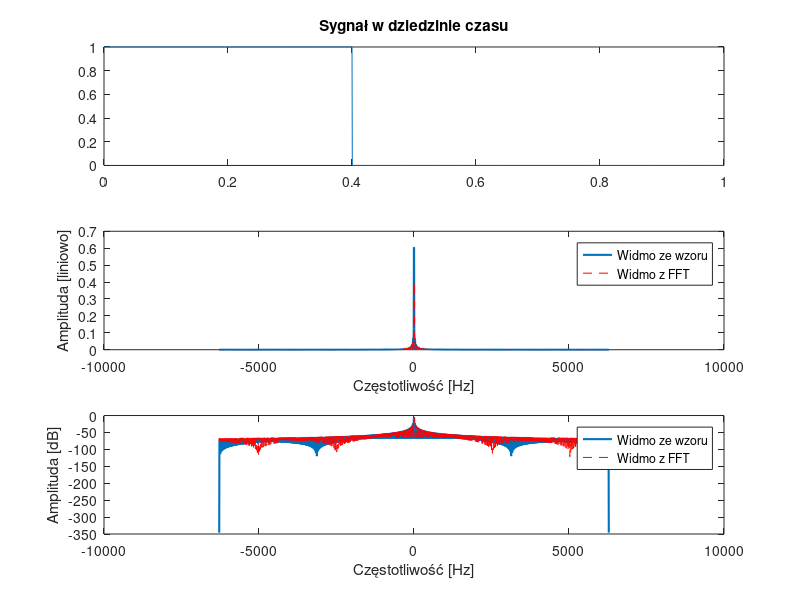
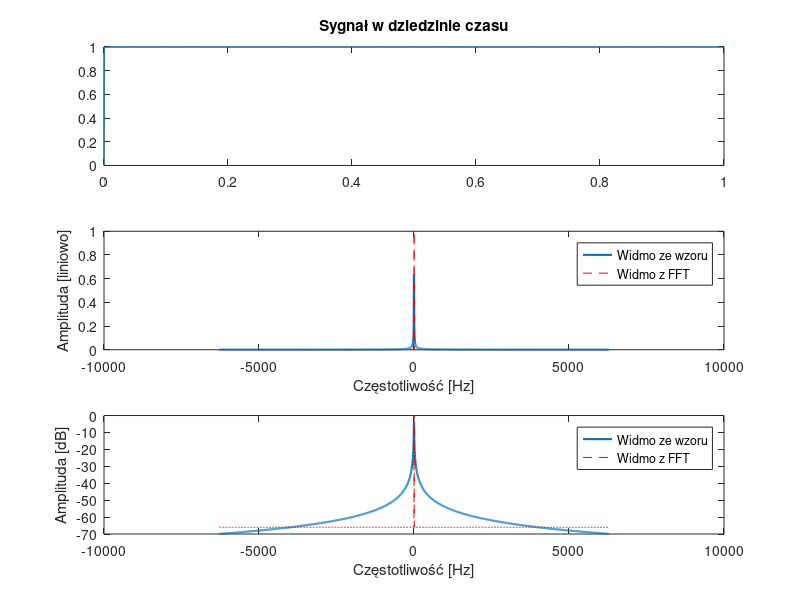
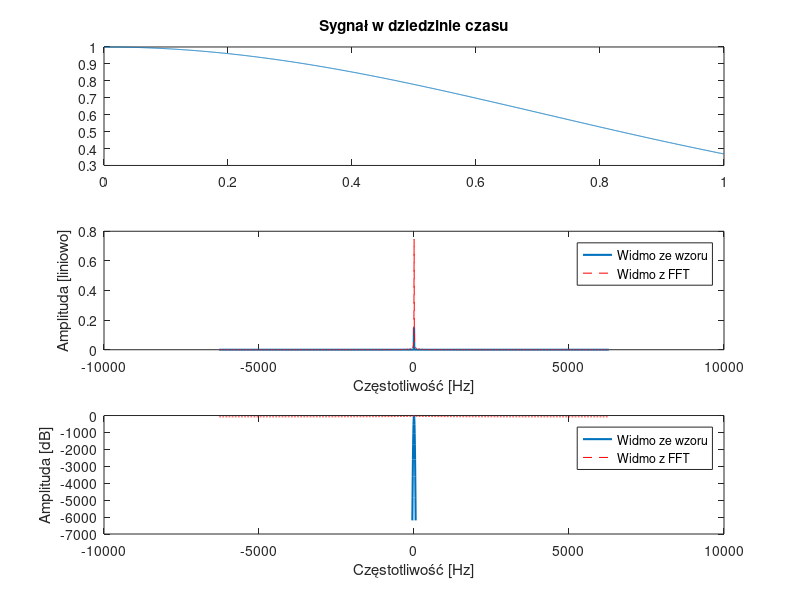
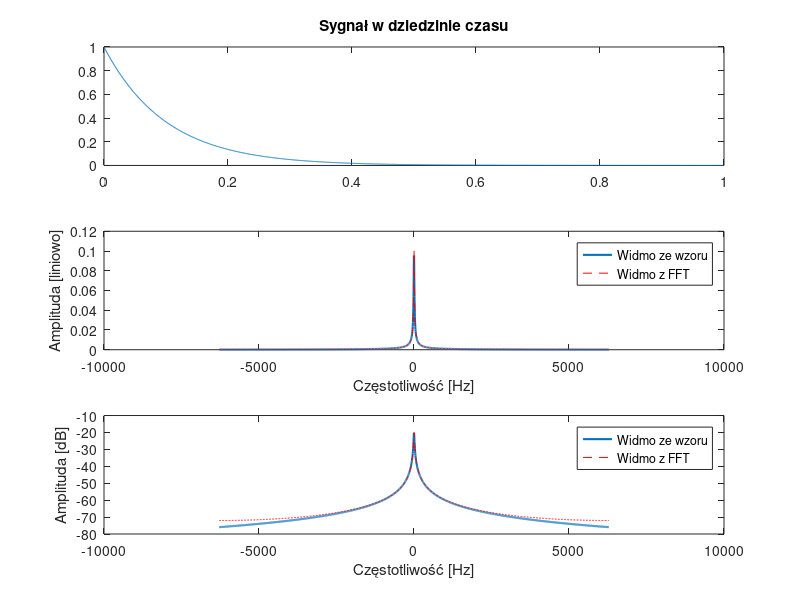

Recreate these plots in MATLAB, in order.
clear all
close all
clc

N = 2000;
fpr = 2000;
dt = 1/fpr;
t = dt*(0:N-1);
f = linspace(-fpr/2, fpr/2, N);
w = 2*pi*f;

%% 1. Okno prostokątne
T1 = 0.4;
rr_t = @(t, T) (abs(t) <= T);
x1 = rr_t(t, T1);
X1 = (2*sin(w*T1))./w;

%% 2. Signum
x2 = sign(t);
X2 = (2./(1j*w));

%% 3. Funkcja Gaussa
a3 = 1; 
x3 = exp(-a3 * t.^2);
X3 = (sqrt(pi/a3)*exp(-w.^2/(4*a3)));

%% 4. Jednostronna eksponenta
a4 = 10; 
x4 = exp(-a4 * t) .* (t >= 0);
X4 = (1./(a4+1j*w));

%% 5. Tłumiony sinus
a = 5; 
A5=10;
omega5 = 2 * pi *10; 
x5 = A5 * exp(-a * t) .* sin(omega5 * t) .* (t >= 0);
X5 = ((A5*omega5)./((a+1j*w).^2+omega5^2));

%% 6. Tłumiony kosinus
a=5;
A6=10;
omega6 = 2 * pi*10; 
x6 = A6 * exp(-a * t) .* cos(omega6 * t) .* (t >= 0);
X6 = (A6*(a+1j*w)./((a+1j*w).^2+omega6^2));

%% 7. Fragment kosinusa
omega7 = 2 * pi*10;
T7=0.5; 
x7 = cos(omega7 * t) .* rr_t(t, T7);
X7 = (sin((w + omega7)*T7)./(w + omega7) + sin((w - omega7)*T7)./(w - omega7));

x_list={x1 x2 x3 x4 x5 x6 x7};
X_list={X1 X2 X3 X4 X5 X6 X7};

for k=1:7
    figure;
    fft_X=fftshift(fft(x_list{k}))/N;
    subplot(3, 1, 1); plot(t, x_list{k});
    title('Sygnał w dziedzinie czasu');
    
    subplot(3, 1, 2); plot(w, abs(X_list{k}), 'LineWidth', 1.5); hold on;
    plot(w, abs(fft_X), 'r--'); % Widmo z FFT
    legend("Widmo ze wzoru", "Widmo z FFT")
    xlabel('Częstotliwość [Hz]'); ylabel('Amplituda [liniowo]');
    
    subplot(3, 1, 3); plot(w, 20*log10(abs(X_list{k})), 'LineWidth', 1.5); hold on;
    plot(w, 20*log10(abs(fft_X)), 'r--');
    legend("Widmo ze wzoru", "Widmo z FFT")
    xlabel('Częstotliwość [Hz]'); ylabel('Amplituda [dB]');
    
    %figure
    % plot(t, ifft(fft_X), 'r--')

end
